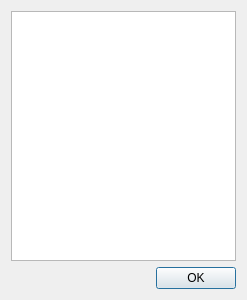
<?xml version="1.0" encoding="UTF-8"?>
<ui version="4.0">
 <class>FlagEditDialog</class>
 <widget class="QDialog" name="FlagEditDialog">
  <property name="geometry">
   <rect>
    <x>0</x>
    <y>0</y>
    <width>247</width>
    <height>300</height>
   </rect>
  </property>
  <property name="windowTitle">
   <string>Select Flags</string>
  </property>
  <layout class="QVBoxLayout" name="verticalLayout">
   <item>
    <widget class="QListWidget" name="list"/>
   </item>
   <item>
    <widget class="QDialogButtonBox" name="buttonBox">
     <property name="orientation">
      <enum>Qt::Orientation::Horizontal</enum>
     </property>
     <property name="standardButtons">
      <set>QDialogButtonBox::StandardButton::Ok</set>
     </property>
    </widget>
   </item>
  </layout>
 </widget>
 <resources/>
 <connections>
  <connection>
   <sender>buttonBox</sender>
   <signal>accepted()</signal>
   <receiver>FlagEditDialog</receiver>
   <slot>accept()</slot>
   <hints>
    <hint type="sourcelabel">
     <x>248</x>
     <y>254</y>
    </hint>
    <hint type="destinationlabel">
     <x>157</x>
     <y>274</y>
    </hint>
   </hints>
  </connection>
  <connection>
   <sender>buttonBox</sender>
   <signal>rejected()</signal>
   <receiver>FlagEditDialog</receiver>
   <slot>reject()</slot>
   <hints>
    <hint type="sourcelabel">
     <x>316</x>
     <y>260</y>
    </hint>
    <hint type="destinationlabel">
     <x>286</x>
     <y>274</y>
    </hint>
   </hints>
  </connection>
 </connections>
</ui>
